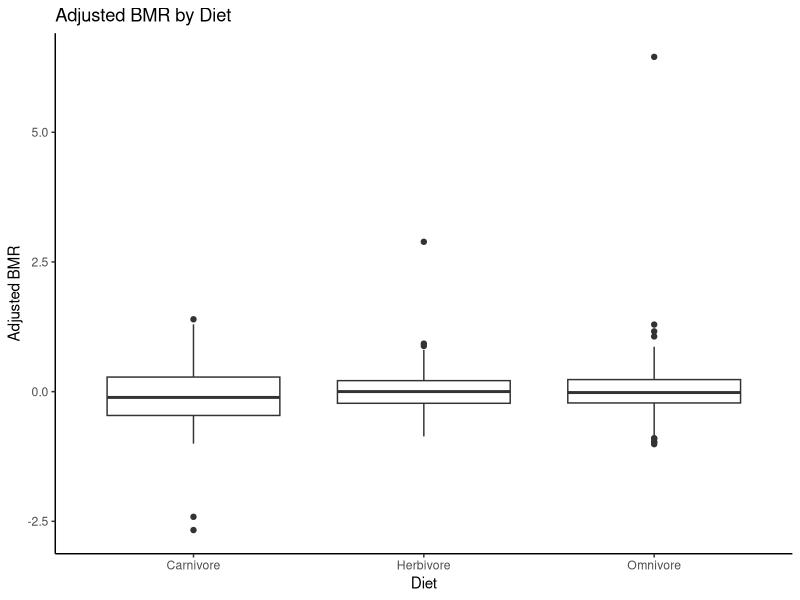
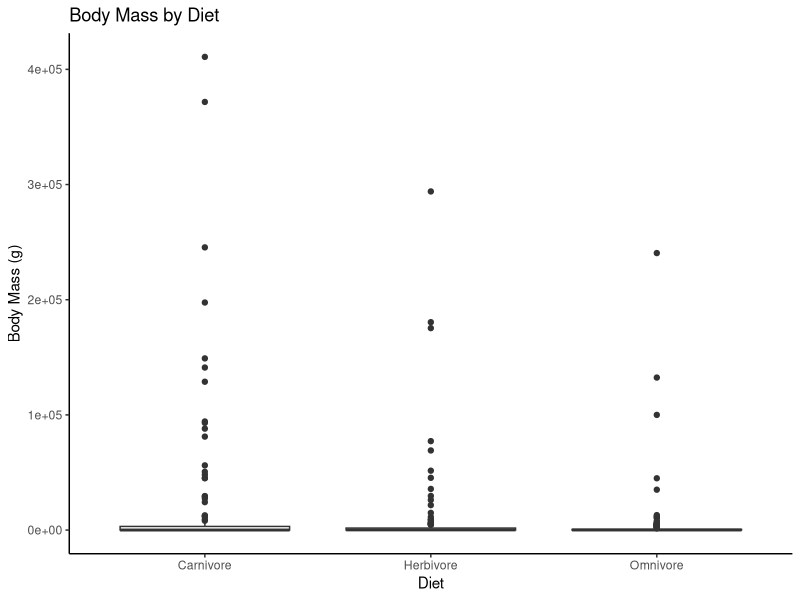
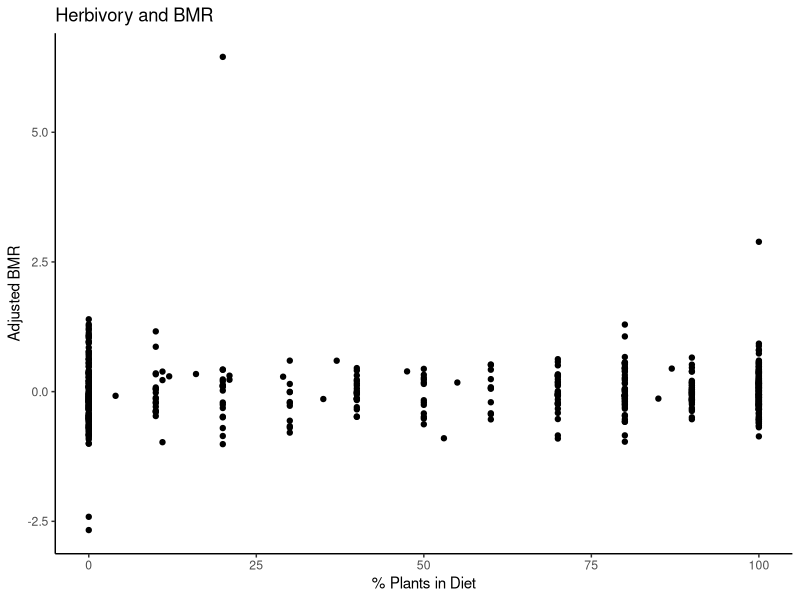
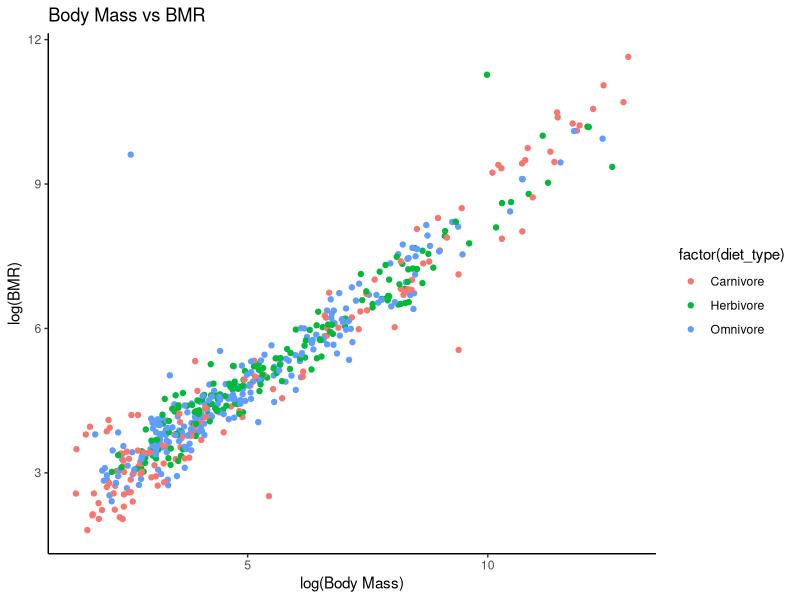

These figures' R source, in order:
# Set working directory
setwd("C:/Users/moizr/Desktop/Personal Projects/Mammals/")

# Import ggplot library
library(ggplot2)

# Read in data
df = read.csv("mammals.csv")

# Boxplot of diet type vs adjusted BMR
ggplot(df, aes(x=diet_type, y=adjusted_bmr))+
  geom_boxplot()+
  labs(title="Adjusted BMR by Diet",
       x="Diet",
       y="Adjusted BMR")+
  theme_classic()

# Boxplot of diet type vs body mass
ggplot(df, aes(x=diet_type, y=adult_mass_g))+
  geom_boxplot()+
  labs(title="Body Mass by Diet",
       x="Diet",
       y="Body Mass (g)")+
  theme_classic()

# Scatterplot of % Plants in Diet vs Adjusted BMR
ggplot(df, aes(x=dphy_plant, y=adjusted_bmr))+
  geom_point()+
  labs(title="Herbivory and BMR",
       x="% Plants in Diet",
       y="Adjusted BMR")+
  theme_classic()

# Scatterplot of log-transformed Body Mass vs log-transformed 
# BMR Color-coded by Diet Type
ggplot(df, aes(x=log(adult_mass_g),
               y=log(BasalMetRate_mLO2hr),
               color=factor(diet_type)))+
  geom_point()+
  labs(title="Body Mass vs BMR",
       x="log(Body Mass)",
       y="log(BMR)")+
  theme_classic()
